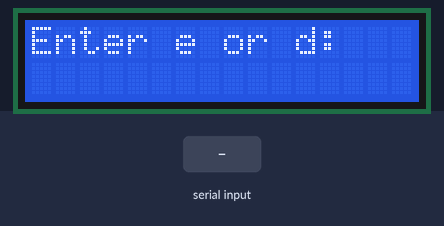
Bench run of a sketch on a simulated Arduino Uno, built with avr-gcc and run on an emulated ATmega328P. On the bench: 16×2 character LCD. The inputs (shaded band) are chosen by the test bench. What the sketch prints to the serial monitor is not drawn.

Above: at 3.2 s.
3.3 s: "e\n" received over Serial
At 3.8 s:
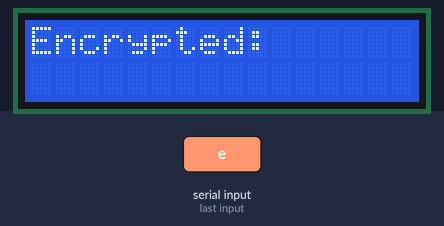
4.8 s: "d\n" received over Serial
At 5.1 s:
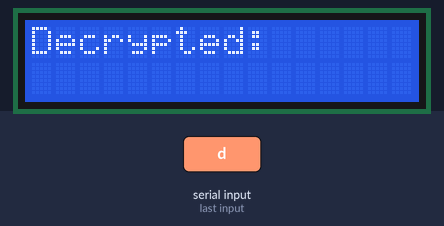
6.3 s: "1\n" received over Serial
At 7.5 s:
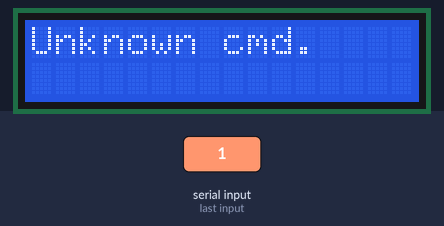
Timing chart, 0 to 9.3 s (numbered marks = the images above; inputs shaded):
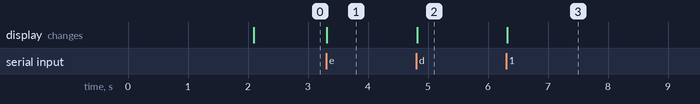

The sketch:

szyfr_for_arduino.ino
```cpp
#include <LiquidCrystal.h>

const int shift = 3; // Przesunięcie dla szyfrowania i deszyfrowania

LiquidCrystal lcd(12, 11, 5, 4, 3, 2);

void setup() {
  Serial.begin(9600);
  lcd.begin(16, 2); // Inicjalizacja wyświetlacza LCD: 16 znaków, 2 linie
  lcd.print("  Szyfrowanie!");
  delay(2000);
  lcd.clear();
  lcd.print("Enter e or d:");
  Serial.println("Wprowadź 'e' dla szyfrowania lub 'd' dla deszyfrowania, a następnie wprowadź słowo:");
}

void loop() {
  if (Serial.available() > 0) {
    char command = Serial.read();
    while (Serial.available() == 0) { } // Oczekiwanie na wprowadzenie słowa
    String input = Serial.readStringUntil('\n');

    lcd.clear();

    if (command == 'e') {
      String encrypted = encrypt(input, shift);
      Serial.print("Oryginał: ");
      Serial.println(input);
      Serial.print("Zaszyfrowane: ");
      Serial.println(encrypted);

      lcd.setCursor(0, 0);
      lcd.print("Encrypted:");
      lcd.setCursor(0, 1);
      lcd.print(encrypted);

    } else if (command == 'd') {
      String decrypted = decrypt(input, shift);
      Serial.print("Zaszyfrowane: ");
      Serial.println(input);
      Serial.print("Odszyfrowane: ");
      Serial.println(decrypted);

      lcd.setCursor(0, 0);
      lcd.print("Decrypted:");
      lcd.setCursor(0, 1);
      lcd.print(decrypted);

    } else {
      Serial.println("Nieznane polecenie. Wpisz  'e' , aby zaszyfrować lub  'd', aby odszyfrować.");
      lcd.setCursor(0, 0);
      lcd.print("Unknown cmd.");
    }

    Serial.println("\nWprowadź następujące polecenie i słowo:");
  }
}

String encrypt(String text, int s) {
  String result = "";
  for (int i = 0; i < text.length(); i++) {
    char c = text[i];
    if (isUpperCase(c)) {
      result += char(int(c + s - 65) % 26 + 65);
    } else if (isLowerCase(c)) {
      result += char(int(c + s - 97) % 26 + 97);
    } else {
      result += c;
    }
  }
  return result;
}

String decrypt(String text, int s) {
  return encrypt(text, 26 - s);
}

bool isUpperCase(char c) {
  return (c >= 'A' && c <= 'Z');
}

bool isLowerCase(char c) {
  return (c >= 'a' && c <= 'z');
}
```

Measured:
- after the input at 3.3 s, the display: changes at once (image 1)
- after the input at 4.8 s, the display: changes at once (image 2)
- after the input at 6.3 s, the display: changes at once (image 3)
